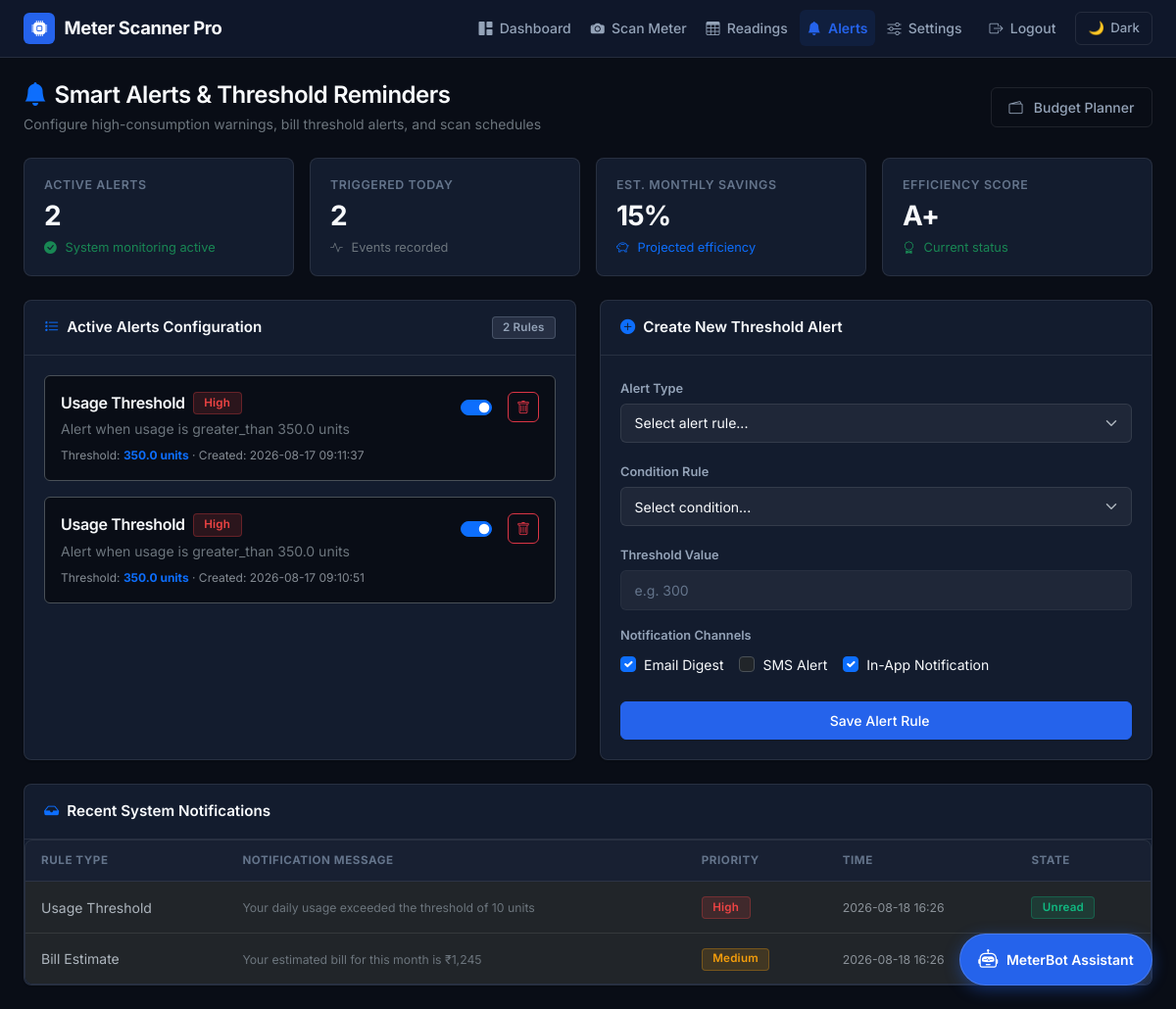
The page /alerts (signed in) on the database its author committed.
### tables this page shows
CREATE TABLE alerts (
                id INTEGER PRIMARY KEY AUTOINCREMENT,
                user_id INTEGER NOT NULL,
                alert_type TEXT NOT NULL,
                threshold_value REAL,
                condition_type TEXT,
                is_active BOOLEAN DEFAULT 1,
                created_at DATETIME DEFAULT CURRENT_TIMESTAMP,
                FOREIGN KEY (user_id) REFERENCES users (id)
            );

### app.py (the view)
@app.route('/alerts')
@login_required
def alerts():
    conn = get_db_connection()
    try:
        c = conn.cursor()
        c.execute("""
            SELECT id, alert_type, threshold_value, condition_type, is_active, created_at
            FROM alerts
            WHERE user_id = ? AND is_active = 1
            ORDER BY created_at DESC
        """, (current_user.id,))
        alerts_data = c.fetchall()
        active_alerts = []
        for alert in alerts_data:
            active_alerts.append({
                'id': alert['id'],
                'alert_type': alert['alert_type'],
                'threshold_value': alert['threshold_value'],
                'condition_type': alert['condition_type'],
                'is_active': bool(alert['is_active']),
                'created_at': alert['created_at'],
                'priority': 'high' if alert['alert_type'] == 'usage_threshold' else 'medium',
                'description': f"Alert when usage is {alert['condition_type']} {alert['threshold_value']} units",
                'unit': 'units'
            })
        triggered_today = [alert for alert in active_alerts[:2]] if active_alerts else []
        efficiency_score = 'A+'
        monthly_savings = 15
        recent_notifications = [
            {
                'alert_type': 'usage_threshold',
                'message': 'Your daily usage exceeded the threshold of 10 units',
                'priority': 'high',
                'created_at': datetime.now().strftime('%Y-%m-%d %H:%M'),
                'is_read': False
            },
            {
                'alert_type': 'bill_estimate',
                'message': 'Your estimated bill for this month is ₹1,245',
                'priority': 'medium',
                'created_at': datetime.now().strftime('%Y-%m-%d %H:%M'),
                'is_read': True
            }
        ]
        return render_template('alerts.html',
                            active_alerts=active_alerts,
                            triggered_today=triggered_today,
                            monthly_savings=monthly_savings,
                            efficiency_score=efficiency_score,
                            recent_notifications=recent_notifications)
    finally:
        conn.close()

### templates/alerts.html (shortened to what this page needs)
{% extends "base.html" %}
{% block content %}
<div class="d-flex align-items-center justify-content-between flex-wrap gap-3 mb-4">
    <div>
        <h4 class="mb-1 font-weight-700"><i class="bi bi-bell-fill text-primary me-2"></i>Smart Alerts & Threshold Reminders</h4>
        <p class="text-secondary small mb-0">Configure high-consumption warnings, bill threshold alerts, and scan schedules</p>
    </div>
    <div>
        <a href="{{ url_for('budget_planner') }}" class="btn btn-outline-secondary btn-sm">
            <i class="bi bi-wallet2 me-1"></i> Budget Planner
        </a>
    </div>
</div>
<div class="row g-3 mb-4">
    <div class="col-12 col-sm-6 col-xl-3">
        <div class="kpi-card">
            <div class="kpi-label">Active Alerts</div>
            <div class="kpi-value">{{ active_alerts|length }}</div>
            <div class="kpi-subtext text-success"><i class="bi bi-check-circle-fill me-1"></i> System monitoring active</div>
        </div>
    </div>
    <div class="col-12 col-sm-6 col-xl-3">
        <div class="kpi-card">
            <div class="kpi-label">Triggered Today</div>
            <div class="kpi-value">{{ triggered_today|length }}</div>
            <div class="kpi-subtext text-secondary"><i class="bi bi-activity me-1"></i> Events recorded</div>
        </div>
    </div>
    <div class="col-12 col-sm-6 col-xl-3">
        <div class="kpi-card">
            <div class="kpi-label">Est. Monthly Savings</div>
            <div class="kpi-value">{{ monthly_savings }}%</div>
            <div class="kpi-subtext text-primary"><i class="bi bi-piggy-bank me-1"></i> Projected efficiency</div>
        </div>
    </div>
    <div class="col-12 col-sm-6 col-xl-3">
        <div class="kpi-card">
            <div class="kpi-label">Efficiency Score</div>
            <div class="kpi-value">{{ efficiency_score }}</div>
            <div class="kpi-subtext text-success"><i class="bi bi-award me-1"></i> Current status</div>
        </div>
    </div>
</div>
<div class="row g-4">
    <div class="col-12 col-lg-6">
        <div class="card h-100">
            <div class="card-header d-flex align-items-center justify-content-between">
                <span class="font-weight-600"><i class="bi bi-list-stars text-primary me-2"></i>Active Alerts Configuration</span>
                <span class="badge badge-neutral">{{ active_alerts|length }} Rules</span>
            </div>
            <div class="card-body">
                {% if active_alerts %}
                    <div class="d-flex flex-column gap-3">
                        {% for alert in active_alerts %}
                        <div class="p-3 rounded border" style="background-color: var(--bg-main);">
                            <div class="d-flex justify-content-between align-items-start gap-2">
                                <div>
                                    <div class="d-flex align-items-center gap-2 mb-1">
                                        <h6 class="mb-0 font-weight-600">{{ alert.alert_type|replace('_', ' ')|title }}</h6>
                                        <span class="badge {% if alert.priority == 'high' %}badge-danger{% elif alert.priority == 'medium' %}badge-warning{% else %}badge-info{% endif %}">
                                            {{ (alert.priority or 'Active')|title }}
                                        </span>
                                    </div>
                                    <p class="text-secondary small mb-2">{{ alert.description or 'Automatic alert notification' }}</p>
                                    <div class="text-muted small" style="font-size: 0.75rem;">
                                        Threshold: <strong class="text-primary">{{ alert.threshold_value }} {{ alert.unit or 'units' }}</strong> ·
                                        Created: {{ alert.created_at or 'Recently' }}
                                    </div>
                                </div>
                                <div class="d-flex align-items-center gap-2">
                                    <div class="form-check form-switch mb-0">
                                        <input class="form-check-input shadow-none cursor-pointer" type="checkbox" role="switch"
                                               {{ 'checked' if alert.is_active else '' }}
                                               onchange="toggleAlert({{ alert.id }}, this)">
                                    </div>
                                    <button class="btn btn-outline-danger btn-sm p-1 px-2" onclick="deleteAlert({{ alert.id }})" title="Delete Alert">
                                        <i class="bi bi-trash"></i>
                                    </button>
                                </div>
                            </div>
                        </div>
                        {% endfor %}
                    </div>
                {% else %}
                    <div class="text-center py-5">
                        <i class="bi bi-bell-slash text-muted fs-1 mb-2"></i>
                        <p class="text-secondary small mb-0">No active alerts configured. Use the form to set up your first rule.</p>
                    </div>
                {% endif %}
            </div>
        </div>
    </div>
    <div class="col-12 col-lg-6">
        <div class="card h-100">
            <div class="card-header font-weight-600">
                <i class="bi bi-plus-circle-fill text-primary me-2"></i>Create New Threshold Alert
            </div>
            <div class="card-body">
                <form id="alertForm">
                    <div class="mb-3">
                        <label class="form-label">Alert Type</label>
                        <select class="form-select" id="alertType" required>
                            <option value="">Select alert rule...</option>
                        </select>
                    </div>
                    <div class="mb-3">
                        <label class="form-label">Condition Rule</label>
                        <select class="form-select" id="conditionType" required>
                            <option value="">Select condition...</option>
                        </select>
                    </div>
                    <div class="mb-3">
                        <label class="form-label">Threshold Value</label>
                        <input type="number" class="form-control" id="thresholdValue" placeholder="e.g. 300" step="0.01" required>
                    </div>
                    <div class="mb-4">
                        <label class="form-label d-block mb-2">Notification Channels</label>
                        <div class="d-flex flex-wrap gap-3">
                            <div class="form-check">
                                <input class="form-check-input" type="checkbox" id="emailNotif" checked>
                                <label class="form-check-label small" for="emailNotif">Email Digest</label>
                            </div>
                            <div class="form-check">
                                <input class="form-check-input" type="checkbox" id="smsNotif">
                                <label class="form-check-label small" for="smsNotif">SMS Alert</label>
                            </div>
                            <div class="form-check">
                                <input class="form-check-input" type="checkbox" id="pushNotif" checked>
                                <label class="form-check-label small" for="pushNotif">In-App Notification</label>
                            </div>
                        </div>
                    </div>
                    <button type="submit" class="btn btn-primary w-100 py-2">
                         Save Alert Rule
                    </button>
                </form>
            </div>
        </div>
    </div>
</div>
<div class="card mt-4">
    <div class="card-header font-weight-600">
        <i class="bi bi-inbox-fill text-primary me-2"></i>Recent System Notifications
    </div>
    <div class="card-body p-0">
        {% if recent_notifications %}
            <div class="table-responsive">
                <table class="table">
                    <thead>
                        <tr>
                            <th>Rule Type</th>
                            <th>Notification Message</th>
                            <th>Priority</th>
                            <th>Time</th>
                            <th>State</th>
                        </tr>
                    </thead>
                    <tbody>
                        {% for notification in recent_notifications %}
                        <tr>
                            <td class="font-weight-600">{{ notification.alert_type|replace('_', ' ')|title }}</td>
                            <td><span class="text-secondary small">{{ notification.message }}</span></td>
                            <td>
                                <span class="badge {% if notification.priority == 'high' %}badge-danger{% elif notification.priority == 'medium' %}badge-warning{% else %}badge-info{% endif %}">
                                    {{ notification.priority|title }}
                                </span>
                            </td>
                            <td><span class="text-muted small">{{ notification.created_at }}</span></td>
                            <td>
                                <span class="badge {% if notification.is_read %}badge-neutral{% else %}badge-success{% endif %}">
                                    {{ 'Read' if notification.is_read else 'Unread' }}
                                </span>
                            </td>
                        </tr>
                        {% endfor %}
                    </tbody>
                </table>
            </div>
        {% else %}
            <div class="text-center py-4">
                <i class="bi bi-check2-all text-muted fs-2 mb-2"></i>
                <p class="text-secondary small mb-0">No unread alert notifications.</p>
            </div>
        {% endif %}
    </div>
</div>
{% endblock %}

### rows shown on the page
alerts: alert_type "Usage Threshold", priority "High", description "Alert when usage is greater_than 350.0 units", threshold_value "350.0", unit "units", created_at "2026-08-17 09:11:37"
alerts: alert_type "Usage Threshold", priority "High", description "Alert when usage is greater_than 350.0 units", threshold_value "350.0", unit "units", created_at "2026-08-17 09:10:51"

### other values the page prints
{{ active_alerts|length }} "2"
{{ triggered_today|length }} "2"
{{ monthly_savings }} "15"
{{ efficiency_score }} "A+"
{{ notification.alert_type|replace('_', ' ')|title }} "Usage Threshold" "Bill Estimate"
{{ notification.message }} "Your daily usage exceeded the threshold of 10 units" "Your estimated bill for this month is ₹1,245"
{{ notification.priority|title }} "High" "Medium"
{{ notification.created_at }} "2026-08-18 16:26" "2026-08-18 16:26"
{{ 'Read' if notification.is_read else 'Unread' }} "Unread"
